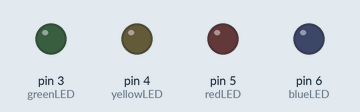
The sketch below on a simulated Arduino Uno, built with avr-gcc and run on an emulated ATmega328P. On the bench: output pins drawn as LEDs (lit = HIGH).

Above: at 0.2 s.
At 1.2 s:
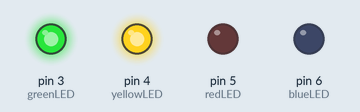
At 1.7 s:
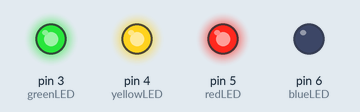
At 3.2 s:
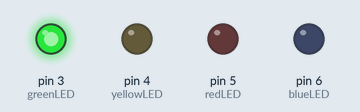
At 4.7 s:
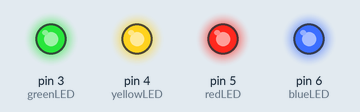
Timing chart, 0 to 5.8 s (numbered marks = the images above):
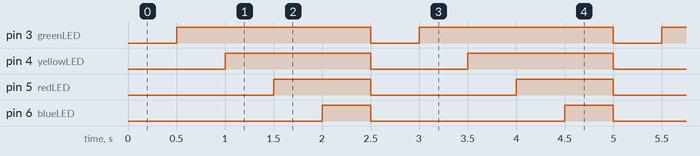

The sketch:

Unit_3_Lab_Program_5.ino
```cpp
/*  Title: Unit 3 Lab Program #5
 *  Purpose: Automate a sequence of 4 LEDs
 *  Author: Andy Davis
 *  Date: 3/28/2021
 *  Green LED connected to pin D3
 *  Yellow LED connected to pin D4
 *  Red LED connected to pin D5
 *  Blue LED connected to pin D6
 */

const int greenLED = 3;
const int yellowLED = 4;
const int redLED = 5;
const int blueLED = 6;

void setup() {
  pinMode(greenLED, OUTPUT);
  pinMode(redLED, OUTPUT);
  pinMode(yellowLED, OUTPUT);
  pinMode(blueLED, OUTPUT);
}

void loop() {
  digitalWrite(greenLED, LOW);
  digitalWrite(yellowLED, LOW);
  digitalWrite(redLED, LOW);
  digitalWrite(blueLED, LOW);
  delay(500);
  digitalWrite(greenLED, HIGH);
  delay(500);
  digitalWrite(yellowLED, HIGH);
  delay(500);
  digitalWrite(redLED, HIGH);
  delay(500);
  digitalWrite(blueLED, HIGH);
  delay(500);
}
```

Measured:
- by itself, pin 3 (greenLED): alternates HIGH for 2.0 s and LOW for 0.50 s
- by itself, pin 4 (yellowLED): alternates HIGH for 1.5 s and LOW for 1.0 s
- by itself, pin 5 (redLED): alternates HIGH for 1.0 s and LOW for 1.5 s
- by itself, pin 6 (blueLED): alternates HIGH for 0.50 s and LOW for 2.0 s
